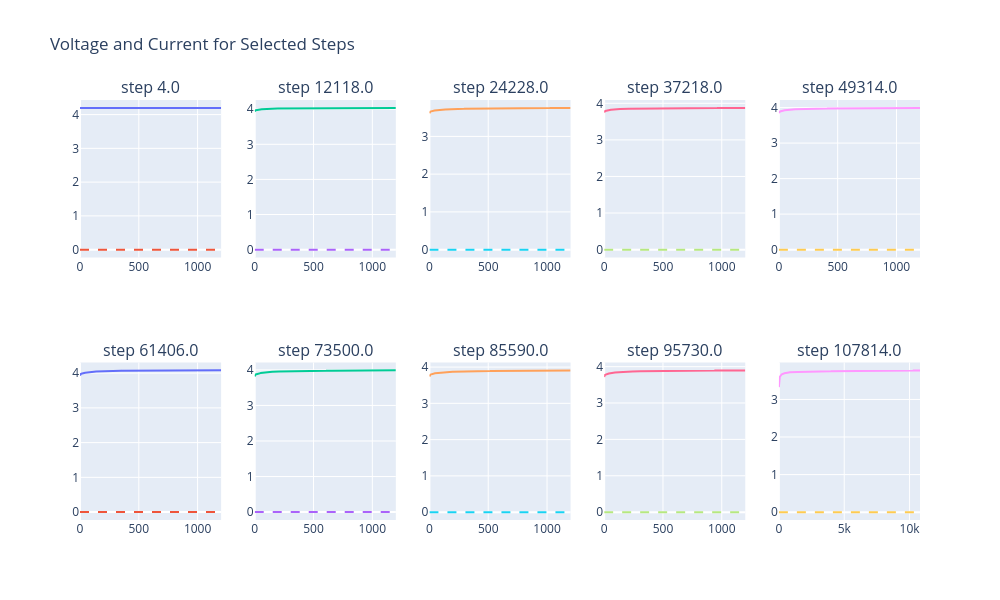

Source (notebook cell):
### Code cell
###########################
# Plotting Combined Rest #
###########################

nasa_filtered['Step_Time'] = nasa_filtered.groupby(['Cell','Step'])['Time'].transform(lambda x: x - x.min())

filtered_df = nasa_filtered[nasa_filtered['Cell'] == 10] ############## adjust here
# Ensure the 'Cycle' column is sorted and unique
cycle_numbers = np.sort(filtered_df['Step'].unique())

# Check if there are enough cycles # maybe edit
if len(cycle_numbers) < 1:
    raise ValueError("Not enough unique cycles to select 1 quantiles.")

# Calculate the quantile-based indices (0.1, 0.2, ..., 1.0 percentiles)
quantile_indices = (np.linspace(0, len(cycle_numbers) - 1, 10)).astype(int)

# Select the cycles corresponding to the quantile indices
selected_cycles = cycle_numbers[quantile_indices]

# Create a 2x5 subplot grid
fig = make_subplots(rows=2, cols=5, subplot_titles=[f"step {cycle}" for cycle in selected_cycles])

# Loop over each selected cycle to create a separate plot
for idx, cycle in enumerate(selected_cycles):
    # Filter data for the current cycle
    cycle_data = filtered_df[filtered_df['Step'] == cycle]
    
    # Determine the row and column for this subplot
    row = (idx // 5) + 1  # Rows: 1 or 2
    col = (idx % 5) + 1   # Columns: 1 to 5

     # Add the voltage trace
    fig.add_trace(
        go.Scatter(x=cycle_data['Step_Time'], y=cycle_data['Voltage'], 
                   mode='lines', name=f"voltage - step {cycle}"),
        row=row, col=col
    )

    # Add the instantaneous capacity trace
    fig.add_trace(
        go.Scatter(x=cycle_data['Step_Time'], y=cycle_data['Current'], 
                   mode='lines', name=f"capacity - step {cycle}", line=dict(dash='dash')),
        row=row, col=col
    )

# Update layout
fig.update_layout(
    height=600, width=1000, 
    title_text='Voltage and Current for Selected Steps',
    showlegend=False
)

# Show the plot
fig.show()

### Figure 1 — Plotly figure (JSON) as saved in the notebook; plotly's stock layout.template omitted (floating-point values rounded to 4 significant figures; data arrays with more than 128 entries replaced by an {"elided": "..."} marker saying what was removed)
{"data": [{"mode": "lines", "name": "voltage - step 4.0", "type": "scatter", "x": {"elided": "1201 float values"}, "xaxis": "x", "y": {"elided": "1201 float values"}, "yaxis": "y"}, {"line": {"dash": "dash"}, "mode": "lines", "name": "capacity - step 4.0", "type": "scatter", "x": {"elided": "1201 float values"}, "xaxis": "x", "y": {"elided": "1201 int values"}, "yaxis": "y"}, {"mode": "lines", "name": "voltage - step 12118.0", "type": "scatter", "x": {"elided": "1201 float values"}, "xaxis": "x2", "y": {"elided": "1201 float values"}, "yaxis": "y2"}, {"line": {"dash": "dash"}, "mode": "lines", "name": "capacity - step 12118.0", "type": "scatter", "x": {"elided": "1201 float values"}, "xaxis": "x2", "y": {"elided": "1201 int values"}, "yaxis": "y2"}, {"mode": "lines", "name": "voltage - step 24228.0", "type": "scatter", "x": {"elided": "1201 float values"}, "xaxis": "x3", "y": {"elided": "1201 float values"}, "yaxis": "y3"}, {"line": {"dash": "dash"}, "mode": "lines", "name": "capacity - step 24228.0", "type": "scatter", "x": {"elided": "1201 float values"}, "xaxis": "x3", "y": {"elided": "1201 int values"}, "yaxis": "y3"}, {"mode": "lines", "name": "voltage - step 37218.0", "type": "scatter", "x": {"elided": "1201 float values"}, "xaxis": "x4", "y": {"elided": "1201 float values"}, "yaxis": "y4"}, {"line": {"dash": "dash"}, "mode": "lines", "name": "capacity - step 37218.0", "type": "scatter", "x": {"elided": "1201 float values"}, "xaxis": "x4", "y": {"elided": "1201 int values"}, "yaxis": "y4"}, {"mode": "lines", "name": "voltage - step 49314.0", "type": "scatter", "x": {"elided": "1201 float values"}, "xaxis": "x5", "y": {"elided": "1201 float values"}, "yaxis": "y5"}, {"line": {"dash": "dash"}, "mode": "lines", "name": "capacity - step 49314.0", "type": "scatter", "x": {"elided": "1201 float values"}, "xaxis": "x5", "y": {"elided": "1201 int values"}, "yaxis": "y5"}, {"mode": "lines", "name": "voltage - step 61406.0", "type": "scatter", "x": {"elided": "1201 float values"}, "xaxis": "x6", "y": {"elided": "1201 float values"}, "yaxis": "y6"}, {"line": {"dash": "dash"}, "mode": "lines", "name": "capacity - step 61406.0", "type": "scatter", "x": {"elided": "1201 float values"}, "xaxis": "x6", "y": {"elided": "1201 int values"}, "yaxis": "y6"}, {"mode": "lines", "name": "voltage - step 73500.0", "type": "scatter", "x": {"elided": "1201 float values"}, "xaxis": "x7", "y": {"elided": "1201 float values"}, "yaxis": "y7"}, {"line": {"dash": "dash"}, "mode": "lines", "name": "capacity - step 73500.0", "type": "scatter", "x": {"elided": "1201 float values"}, "xaxis": "x7", "y": {"elided": "1201 int values"}, "yaxis": "y7"}, {"mode": "lines", "name": "voltage - step 85590.0", "type": "scatter", "x": {"elided": "1201 float values"}, "xaxis": "x8", "y": {"elided": "1201 float values"}, "yaxis": "y8"}, {"line": {"dash": "dash"}, "mode": "lines", "name": "capacity - step 85590.0", "type": "scatter", "x": {"elided": "1201 float values"}, "xaxis": "x8", "y": {"elided": "1201 int values"}, "yaxis": "y8"}, {"mode": "lines", "name": "voltage - step 95730.0", "type": "scatter", "x": {"elided": "1201 float values"}, "xaxis": "x9", "y": {"elided": "1201 float values"}, "yaxis": "y9"}, {"line": {"dash": "dash"}, "mode": "lines", "name": "capacity - step 95730.0", "type": "scatter", "x": {"elided": "1201 float values"}, "xaxis": "x9", "y": {"elided": "1201 int values"}, "yaxis": "y9"}, {"mode": "lines", "name": "voltage - step 107814.0", "type": "scatter", "x": {"elided": "1081 float values"}, "xaxis": "x10", "y": {"elided": "1081 float values"}, "yaxis": "y10"}, {"line": {"dash": "dash"}, "mode": "lines", "name": "capacity - step 107814.0", "type": "scatter", "x": {"elided": "1081 float values"}, "xaxis": "x10", "y": {"elided": "1081 int values"}, "yaxis": "y10"}], "layout": {"annotations": [{"font": {"size": 16}, "showarrow": false, "text": "step 4.0", "x": 0.084, "xanchor": "center", "xref": "paper", "y": 1, "yanchor": "bottom", "yref": "paper"}, {"font": {"size": 16}, "showarrow": false, "text": "step 12118.0", "x": 0.292, "xanchor": "center", "xref": "paper", "y": 1, "yanchor": "bottom", "yref": "paper"}, {"font": {"size": 16}, "showarrow": false, "text": "step 24228.0", "x": 0.5, "xanchor": "center", "xref": "paper", "y": 1, "yanchor": "bottom", "yref": "paper"}, {"font": {"size": 16}, "showarrow": false, "text": "step 37218.0", "x": 0.708, "xanchor": "center", "xref": "paper", "y": 1, "yanchor": "bottom", "yref": "paper"}, {"font": {"size": 16}, "showarrow": false, "text": "step 49314.0", "x": 0.916, "xanchor": "center", "xref": "paper", "y": 1, "yanchor": "bottom", "yref": "paper"}, {"font": {"size": 16}, "showarrow": false, "text": "step 61406.0", "x": 0.084, "xanchor": "center", "xref": "paper", "y": 0.375, "yanchor": "bottom", "yref": "paper"}, {"font": {"size": 16}, "showarrow": false, "text": "step 73500.0", "x": 0.292, "xanchor": "center", "xref": "paper", "y": 0.375, "yanchor": "bottom", "yref": "paper"}, {"font": {"size": 16}, "showarrow": false, "text": "step 85590.0", "x": 0.5, "xanchor": "center", "xref": "paper", "y": 0.375, "yanchor": "bottom", "yref": "paper"}, {"font": {"size": 16}, "showarrow": false, "text": "step 95730.0", "x": 0.708, "xanchor": "center", "xref": "paper", "y": 0.375, "yanchor": "bottom", "yref": "paper"}, {"font": {"size": 16}, "showarrow": false, "text": "step 107814.0", "x": 0.916, "xanchor": "center", "xref": "paper", "y": 0.375, "yanchor": "bottom", "yref": "paper"}], "height": 600, "showlegend": false, "title": {"text": "Voltage and Current for Selected Steps"}, "width": 1000, "xaxis": {"anchor": "y", "autorange": true, "domain": [0, 0.168], "range": [0, 1200.0], "type": "linear"}, "xaxis10": {"anchor": "y10", "autorange": true, "domain": [0.832, 1], "range": [0, 10800.0], "type": "linear"}, "xaxis2": {"anchor": "y2", "autorange": true, "domain": [0.208, 0.376], "range": [0, 1200.0], "type": "linear"}, "xaxis3": {"anchor": "y3", "autorange": true, "domain": [0.416, 0.584], "range": [0, 1200.0], "type": "linear"}, "xaxis4": {"anchor": "y4", "autorange": true, "domain": [0.624, 0.792], "range": [0, 1200.0], "type": "linear"}, "xaxis5": {"anchor": "y5", "autorange": true, "domain": [0.832, 1], "range": [0, 1200.0], "type": "linear"}, "xaxis6": {"anchor": "y6", "autorange": true, "domain": [0, 0.168], "range": [0, 1200.0], "type": "linear"}, "xaxis7": {"anchor": "y7", "autorange": true, "domain": [0.208, 0.376], "range": [0, 1200.0], "type": "linear"}, "xaxis8": {"anchor": "y8", "autorange": true, "domain": [0.416, 0.584], "range": [0, 1200.0], "type": "linear"}, "xaxis9": {"anchor": "y9", "autorange": true, "domain": [0.624, 0.792], "range": [0, 1200.0], "type": "linear"}, "yaxis": {"anchor": "x", "autorange": true, "domain": [0.625, 1], "range": [-0.2333, 4.432], "type": "linear"}, "yaxis10": {"anchor": "x10", "autorange": true, "domain": [0, 0.375], "range": [-0.2097, 3.985], "type": "linear"}, "yaxis2": {"anchor": "x2", "autorange": true, "domain": [0.625, 1], "range": [-0.2243, 4.262], "type": "linear"}, "yaxis3": {"anchor": "x3", "autorange": true, "domain": [0.625, 1], "range": [-0.2087, 3.965], "type": "linear"}, "yaxis4": {"anchor": "x4", "autorange": true, "domain": [0.625, 1], "range": [-0.2153, 4.09], "type": "linear"}, "yaxis5": {"anchor": "x5", "autorange": true, "domain": [0.625, 1], "range": [-0.2218, 4.214], "type": "linear"}, "yaxis6": {"anchor": "x6", "autorange": true, "domain": [0, 0.375], "range": [-0.2266, 4.306], "type": "linear"}, "yaxis7": {"anchor": "x7", "autorange": true, "domain": [0, 0.375], "range": [-0.2214, 4.207], "type": "linear"}, "yaxis8": {"anchor": "x8", "autorange": true, "domain": [0, 0.375], "range": [-0.2172, 4.126], "type": "linear"}, "yaxis9": {"anchor": "x9", "autorange": true, "domain": [0, 0.375], "range": [-0.2166, 4.115], "type": "linear"}}}
